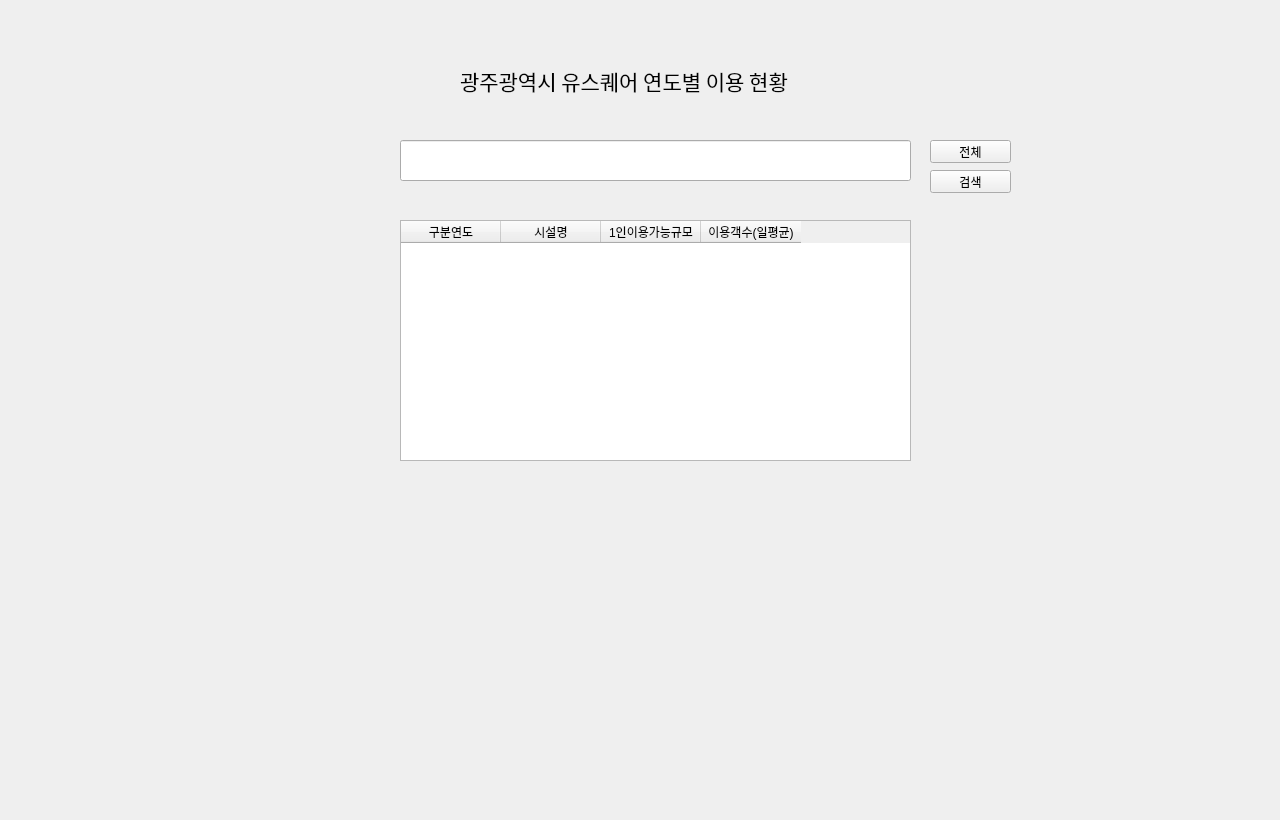
<?xml version="1.0" encoding="UTF-8"?>
<ui version="4.0">
 <class>Form</class>
 <widget class="QWidget" name="Form">
  <property name="geometry">
   <rect>
    <x>0</x>
    <y>0</y>
    <width>1280</width>
    <height>820</height>
   </rect>
  </property>
  <property name="windowTitle">
   <string>Form</string>
  </property>
  <widget class="QLabel" name="label">
   <property name="geometry">
    <rect>
     <x>460</x>
     <y>50</y>
     <width>381</width>
     <height>61</height>
    </rect>
   </property>
   <property name="font">
    <font>
     <family>Segoe Print</family>
     <pointsize>16</pointsize>
    </font>
   </property>
   <property name="text">
    <string>광주광역시 유스퀘어 연도별 이용 현황</string>
   </property>
  </widget>
  <widget class="QLineEdit" name="lineEdit">
   <property name="geometry">
    <rect>
     <x>400</x>
     <y>140</y>
     <width>511</width>
     <height>41</height>
    </rect>
   </property>
  </widget>
  <widget class="QTableWidget" name="tableWidget">
   <property name="geometry">
    <rect>
     <x>400</x>
     <y>220</y>
     <width>511</width>
     <height>241</height>
    </rect>
   </property>
   <column>
    <property name="text">
     <string>구분연도</string>
    </property>
   </column>
   <column>
    <property name="text">
     <string>시설명</string>
    </property>
   </column>
   <column>
    <property name="text">
     <string>1인이용가능규모</string>
    </property>
   </column>
   <column>
    <property name="text">
     <string>이용객수(일평균)</string>
    </property>
   </column>
  </widget>
  <widget class="PlotWidget" name="Graph" native="true">
   <property name="geometry">
    <rect>
     <x>20</x>
     <y>499</y>
     <width>1241</width>
     <height>301</height>
    </rect>
   </property>
  </widget>
  <widget class="QPushButton" name="pushButton">
   <property name="geometry">
    <rect>
     <x>930</x>
     <y>140</y>
     <width>81</width>
     <height>23</height>
    </rect>
   </property>
   <property name="text">
    <string>전체</string>
   </property>
  </widget>
  <widget class="QPushButton" name="pushButton_2">
   <property name="geometry">
    <rect>
     <x>930</x>
     <y>170</y>
     <width>81</width>
     <height>23</height>
    </rect>
   </property>
   <property name="text">
    <string>검색</string>
   </property>
  </widget>
 </widget>
 <customwidgets>
  <customwidget>
   <class>PlotWidget</class>
   <extends>QWidget</extends>
   <header location="global">pyqtgraph</header>
   <container>1</container>
  </customwidget>
 </customwidgets>
 <resources/>
 <connections/>
</ui>
